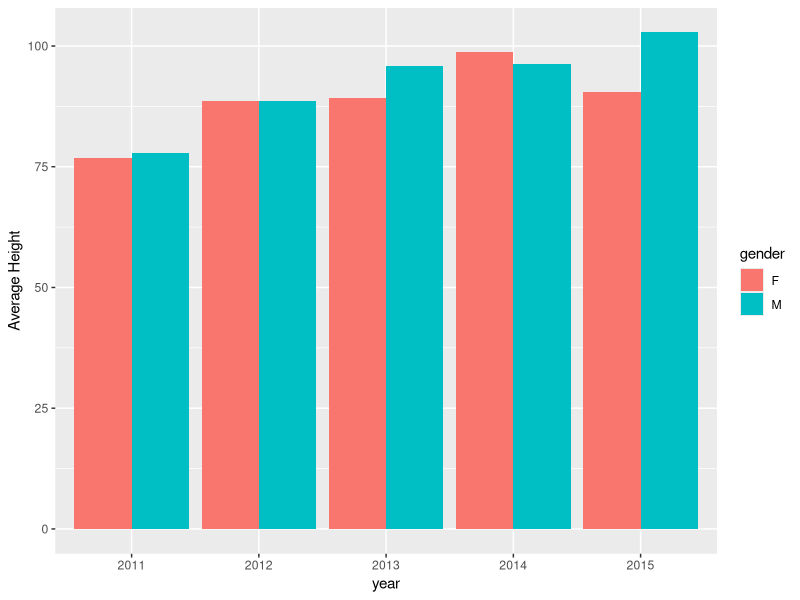

The R source for this figure:
## ---- chunk 1
knitr::opts_chunk$set(echo = TRUE)
## ---- chunk 2

library(readr)
library(tidyr)
library(dplyr)
library(stringr)
library(ggplot2)
library(knitr)

## ---- chunk 3
mlbData <- data.frame(read_csv("dataset/MLB.csv"))

head(mlbData)

## ---- chunk 4

mlbData <- mlbData %>% gather(team, wins, 3:length(colnames(mlbData)))
head(mlbData)

## ---- chunk 5

mlbData <- mlbData %>% mutate(win_pct = wins/G)
head(mlbData)

## ---- chunk 6

mlbData <- mlbData %>% filter(Year >= 2000)

mlbData_byyear_byteam = mlbData %>% group_by(Year, team)

mlbData_byyear = mlbData %>% group_by(Year) %>% summarise( max_wins = max(wins, na.rm = TRUE))  %>% arrange(-Year)

topper <- inner_join(mlbData_byyear, mlbData_byyear_byteam,   c("Year" = "Year", "max_wins" = "wins")  ) %>% select(Year, max_wins , team)
kable(topper)

## ---- chunk 7
babiesHeightData <- data.frame(read_csv("dataset/babies_heights.csv"))

head(babiesHeightData)

## ---- chunk 8

colnames(babiesHeightData)[3:7] <- c("2011", "2012" , "2013" , "2014" , "2015")
colnames(babiesHeightData)


## ---- chunk 9
babiesHeightData <- babiesHeightData %>% gather(year, height, 3:7)

head(babiesHeightData)

## ---- chunk 10

heights_by_gender_by_year = babiesHeightData %>% group_by(year,gender) %>% summarise(mean_height = mean(height, na.rm = TRUE))

heights_by_gender_by_year

## ---- chunk 11

ggplot(heights_by_gender_by_year, aes(year, mean_height)) + 
  geom_bar(aes(fill = gender), position = "dodge", stat = "identity") + 
  ylab("Average Height")



